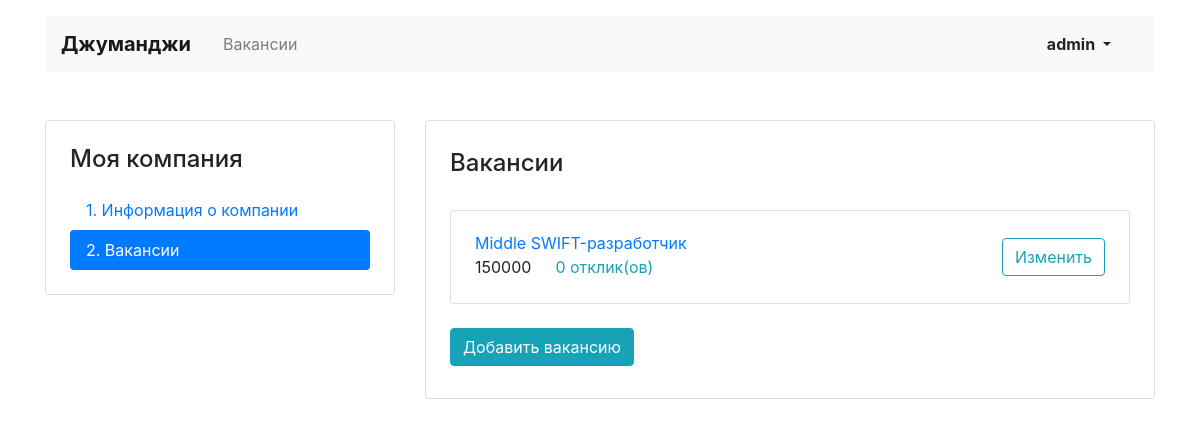
Page /mycompany/vacancies/ (signed in) on the committed database.
### JobforJunes/models.py (models this page shows)
class Vacancy(models.Model):
    title = models.CharField(max_length=64)
    specialty = models.ForeignKey(Specialty, on_delete=models.CASCADE, related_name='vacancies')
    company = models.ForeignKey(Company, on_delete=models.CASCADE, related_name='companies')
    skills = models.TextField()
    description = models.TextField()
    salary_min = models.IntegerField()
    salary_max = models.IntegerField()
    published_at = models.CharField(max_length=20)

### JobforJunes/views/my_vacancies.py (the view)
# urls.py: path('mycompany/vacancies/', MyVacanciesList.as_view(), name='my_vacancies'),
class MyVacanciesList(LoginRequiredMixin, View):
    def get(self, request):
        my_vacancies = Vacancy.objects.filter(company=request.user.company).annotate(appl_number=Count('applications'))
        if len(my_vacancies)>0:
            return render(request, 'vacancy_list.html', {'my_vacancies':my_vacancies})
        else:
            return render(request, 'vacancy_start.html')

### templates/vacancy_list.html (shortened to what this page needs)
{% extends 'base.html' %}
{%block project %}
  <main class="container mt-3 pb-5">
    <div class="row mt-5">
      <div class="col-12 col-lg-4">
        <aside class="pt-3 pb-4 px-4 mb-5 card">
          <h1 class="h4 pt-2 pb-2">Моя компания</h1>
          <div class="nav flex-column nav-pills" id="v-pills-tab" role="tablist" aria-orientation="vertical">
            <a class="nav-link" href={% url 'my_company' %}>1. Информация о&nbsp;компании</a>
            <a class="nav-link active" href={url 'my_vacancies'}>2. Вакансии</a>
          </div>
        </aside>
      </div>
      <div class="col-12 col-lg-8">
        <div class="card">
          <div class="card-body px-4 pb-4">
            <section class="tab-pane fade show active">
              <h2 class="h4 pt-2 pb-3">Вакансии</h2>
              {% for vacancy in my_vacancies %}
              <div class="card mt-3">
                <div class="card-body px-4">
                  <div class="row align-items-center">
                    <div class="col-6 col-lg-8">
                      <a href="#" class="mb-1">{{vacancy.title}}</a>
                      <p class="mb-1">
                        <span class="mr-4">{{vacancy.salary_max}}</span><a href="#" class="text-info">{{vacancy.appl_number}} отклик(ов)</a>
                      </p>
                    </div>
                    <div class="col-6 col-lg-4 text-right">
                      <a href={% url 'vacancy_edit' vacancy.id %} class="btn btn-outline-info">Изменить</a>
                    </div>
                  </div>
                </div>
              </div>
              {% endfor %}
            </section>
            <br>
            <a href={% url 'vacancy_create' %} class="btn btn-info mb-2">Добавить вакансию</a>
          </div>
        </div>
      </div>
    </div>
  </main>
{% endblock %}

### templates/base.html (shortened to what this page needs)
<!DOCTYPE html>
<html lang="ru">
<head>
  <link rel="stylesheet" href="https://stackpath.bootstrapcdn.com/bootstrap/4.3.1/css/bootstrap.min.css">
</head>
<body>
  <header class="container mt-3">
    <nav class="navbar navbar-expand-lg navbar-light bg-light">
      <a class="navbar-brand mr-4 font-weight-bold" href={% url 'main' %}>Джуманджи</a>
      <div class="collapse navbar-collapse justify-content-between" id="navbarNav">
        <ul class="navbar-nav col-10">
          <li class="nav-item">
          <li {% if url == 'vacancies' %} class="nav-item active" {% endif %}>
              <a class="nav-link" href={% url 'vacancies' %}>Вакансии</a>
          </li>
       </ul>
          {% if request.user.is_anonymous  %}
        <ul class="navbar-nav col-2 justify-content-end">
          <li class="nav-item active">
            <a href={% url 'login' %} class="nav-link font-weight-bold">Вход</a>
          </li>
        </ul>
      </div>
    </nav>
        </ul>
   </div>
      {% else %}
          <ul class="navbar-nav col-2 justify-content-end">
          <li class="nav-item active">
            <div class="btn-group">
              <button type="button" class="btn dropdown-toggle font-weight-bold" data-toggle="dropdown" aria-haspopup="true" aria-expanded="false">
                {{request.user.username}}
              </button>
            </div>
          </li>
        </ul>
    {% endif %}
  </header>
{%block project%} {%endblock%}
<body>
</body>
</html>

### rows in the picture
Vacancy: title "Middle SWIFT-разработчик", salary_max "150000", appl_number "0"

### other values in the picture
{{ request.user.username }} "admin"
